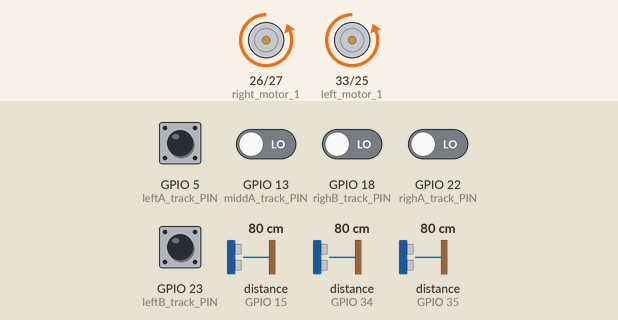
Recording of a sketch running on a simulated ESP32. Parts: motor-driver pin pairs drawn as motors (green arrow = first pin HIGH = forward, orange = second pin HIGH = backward, longer = more drive, scaled by the enable pin). The inputs (shaded band) are chosen by the test bench; at power-on: GPIO 5 (leftA_track_PIN), GPIO 13 (middA_track_PIN), GPIO 18 (righB_track_PIN), GPIO 22 (righA_track_PIN), GPIO 23 (leftB_track_PIN) LOW, distance to the obstacle (sensors on GPIO 34, GPIO 15, GPIO 35) 80 cm. The echo pulse lasts 58.3 µs per cm; what the sketch prints to the serial monitor is not drawn.

Above: at 1.2 s.
1.3 s: distance to the obstacle (sensor on GPIO 34) set to 12 cm
2.8 s: distance to the obstacle (sensor on GPIO 34) set to 9 cm
At 3.8 s:
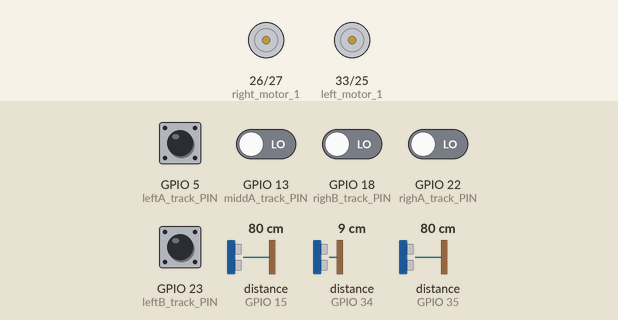
At 5.5 s:
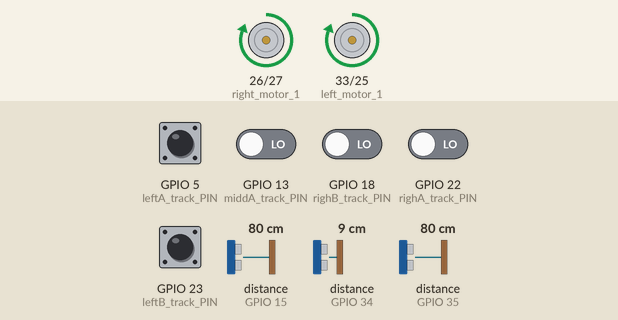
5.8 s: distance to the obstacle (sensor on GPIO 34) set to 18 cm
At 7.2 s:
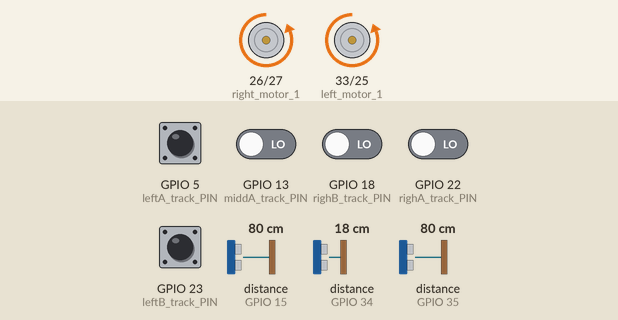
Timing chart, 0 to 8.8 s (numbered marks = the images above; inputs shaded):
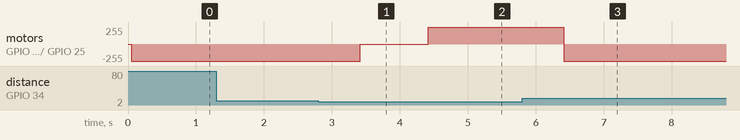

The sketch:

bizhang.ino
```cpp
#define TR_left 19 //发送脉冲引脚
#define EC_left 35 //接收脉冲引脚
#define TR_middle 21
#define EC_middle 34
#define TR_right  2
#define EC_right  15
#define left_motor_1     33                             //IN1
#define left_motor_2     25                             //IN2
#define right_motor_1    26                             //IN3
#define right_motor_2    27                             //IN4
#define ENA              32                             //ENA
#define ENB              14                             //ENB
#define leftB_track_PIN   23
#define leftA_track_PIN   5                            //定义寻迹的左A引脚
#define middA_track_PIN   13
#define righA_track_PIN   22                             //定义寻迹的右A引脚
#define righB_track_PIN   18
int sensor [5] ;
int error;
int pwm1;
int pwm2;


float TM_us_left;//定义脉冲宽度储存变量和最终距离的变量
float TM_us_middle;
float TM_us_right;
float CJ[4];

void setup()
{
    pinMode(TR_left, OUTPUT);//设置TR为输出状态
    pinMode(EC_left, INPUT);// 设置EC为输入状态

    pinMode(TR_middle, OUTPUT);
    pinMode(EC_middle, INPUT);

    pinMode(TR_right, OUTPUT);
    pinMode(EC_right, INPUT);
    ledcSetup(0, 5000, 10);               //通道0， 5KHz，10位解析度
    ledcSetup(1, 5000, 10);               //通道1， 5KHz，10位解析度
    pinMode(left_motor_1,OUTPUT);
    pinMode(right_motor_1,OUTPUT);
    pinMode(left_motor_2,OUTPUT);
    pinMode(right_motor_2,OUTPUT);
    pinMode(ENA,OUTPUT);
    pinMode(ENB,OUTPUT);
    digitalWrite(left_motor_1,LOW);
    digitalWrite(left_motor_2,HIGH);
    digitalWrite(right_motor_1,LOW);
    digitalWrite(right_motor_2,HIGH);
    ledcAttachPin(ENA, 0);
    ledcAttachPin(ENB, 1);

    Serial.begin(9600);
}
void read_sensor_values1()
{
    //读取寻迹传感器的数值左右各一个
    sensor[0] = digitalRead(leftB_track_PIN);            //八字形排布，左A
    sensor[1] = digitalRead(leftA_track_PIN);            //左B
    sensor[2] = digitalRead(middA_track_PIN);
    sensor[3] = digitalRead(righA_track_PIN);
    sensor[4] = digitalRead(righB_track_PIN);
    Serial.print(sensor[0]);
    Serial.print(sensor[1]);
    Serial.print(sensor[2]);
    Serial.print(sensor[3]);
    Serial.print(sensor[4]);


    //根据传感器的数值判断是小左转、大左转、直行、小右转、大右转
    //然后返回pid控制算法的error值

     if ((sensor[0] == 0) && (sensor[1] == 0) && (sensor[2] == 0) && (sensor[3] == 0) && (sensor[4] == 1))
    {
        error = 2;                                  //          0 0 0 0 1  大右转
    }
    else if ((sensor[0] == 0) && (sensor[1] == 0) && (sensor[2] == 0) && (sensor[3] == 1) && (sensor[4] == 0))
    {
        error = 1;                                  //          0 0 0 1 0  小右转
    } else if ((sensor[0] == 0) && (sensor[1] == 0) && (sensor[2] == 1) && (sensor[3] == 0) && (sensor[4] == 0))
    {
        error = 0;                                  //          0 0 1 0 0  直行
    }
    else if ((sensor[0] == 0) && (sensor[1] == 1) && (sensor[2] == 0) && (sensor[3] == 0) && (sensor[4] == 0))
    {
        error = -1;                                 //         0 1 0 0 0  小左转
    }
    else if ((sensor[0] == 1) && (sensor[1] == 0) && (sensor[2] == 0) && (sensor[3] == 0) && (sensor[4] == 0))
    {
      error = -2;                                   //         1 0 0 0 0  大左转
    }
    else if ((sensor[0] == 0) && (sensor[1] == 0) && (sensor[2] == 0) && (sensor[3] == 0) && (sensor[4] == 0))
    {
        if (error == -2)   error =-3;                                                  // 0 0 0 0 0  原本是大左转 检测全是零 检测不到黑线 还需要继续转 加大error值
        else if(error==2) error = 3;


    }
}
void tracing()
{
    read_sensor_values1();        //获取2个寻迹模块的数值情况
    //写入电机的pwm波频率
    if(error==2){
      pwm1=1860;
      pwm2=1700;
    }
    else if(error==1){
      pwm1=1780;
      pwm2=1700;
    }
    else if(error==0){
      pwm1=1700;
      pwm2=1700;
    }
    else if(error==-1){
      pwm1=1700;
      pwm2=1780;
    }
    else if(error==-2){
      pwm1=1700;
      pwm2=1860;
    }
    else if(error==-3){
      pwm1=1700;
      pwm2=2050;
    }
    else if(error==3){
      pwm1=2050;
      pwm2=1700;
    }
    ledcWrite(0,pwm1);
    ledcWrite(1,pwm2);
}
void back_up()
{
    digitalWrite(left_motor_1,HIGH);
    digitalWrite(left_motor_2,LOW);
    digitalWrite(right_motor_1,HIGH);
    digitalWrite(right_motor_2,LOW);
    ledcWrite(0,0);
    ledcWrite(1,0);
    delay(1000);
    ledcWrite(0,1700);
    ledcWrite(1,1700);
    delay(2000);
    digitalWrite(left_motor_1,LOW);
    digitalWrite(left_motor_2,HIGH);
    digitalWrite(right_motor_1,LOW);
    digitalWrite(right_motor_2,HIGH);

}
void read_sensor_values2()
{

    digitalWrite(TR_left, HIGH);
    delayMicroseconds(10);//延时10微秒
    digitalWrite(TR_left, LOW);

    TM_us_left = pulseIn(EC_left,HIGH);//接受测量脉冲的宽度
    if((TM_us_left<60000) && (TM_us_left> 1)){
        //有效的脉冲宽度应该介于0-60000之间
        CJ[0] = TM_us_left * 0.034/2;//接收的脉冲宽度时间*0.034/2就是实际被测物体的距离
        Serial.print("左：");
        Serial.println(CJ[0]);
    }
    delay(10);


    digitalWrite(TR_middle, HIGH);
    delayMicroseconds(10);//延时10微秒
    digitalWrite(TR_middle, LOW);
    TM_us_middle = pulseIn(EC_middle,HIGH);//接受测量脉冲的宽度
    if((TM_us_middle<60000) && (TM_us_middle> 1)){
        //有效的脉冲宽度应该介于0-60000之间
        CJ[1] = TM_us_middle * 0.034/2;//接收的脉冲宽度时间*0.034/2就是实际被测物体的距离
        Serial.print("中：");
        Serial.println(CJ[1]);
    }
    delay(10);


    digitalWrite(TR_right, HIGH);
    delayMicroseconds(10);//延时10微秒
    digitalWrite(TR_right, LOW);
    TM_us_right = pulseIn(EC_right,HIGH);//接受测量脉冲的宽度
    if((TM_us_right<60000) && (TM_us_right> 1)){
        //有效的脉冲宽度应该介于0-60000之间
        CJ[2] = TM_us_right * 0.034/2;//接收的脉冲宽度时间*0.034/2就是实际被测物体的距离
        Serial.print("右：");
        Serial.println(CJ[2]);
    }
    delay(10);

}
void avoidance()
{
    read_sensor_values2();
    if(CJ[1]<=30&&CJ[1]>=10){
      if(CJ[0]>=CJ[2]){
        pwm1=1700;
        pwm2=2050;
        delay(1000);//左转
      }
      else{
        pwm1=2050;
        pwm2=1700;
        delay(1000);//右转
      }
    }
    else if(CJ[1]<10){
        back_up();

    }
    else{
      if(CJ[0]-CJ[2]>=10){
        pwm1=1700;
        pwm2=1780;//小左偏转
      }
      else if(CJ[2]-CJ[0]>=10){
        pwm1=1780;
        pwm2=1700;//小右偏转
      }
      else{
        pwm1=1700;
        pwm2=1700;
      }
    }
    ledcWrite(0,pwm1);
    ledcWrite(1,pwm2);
}
void loop()
{
    avoidance();
    if(CJ[1]>40){
      tracing();
    }
}
```

Measured:
- the behaviour switches between 11 and 10 cm on distance to the obstacle (sensor on GPIO 34) (found by bisection; images 0 and 1)
- after the input at 1.3 s, every drawn part: stays the same
- after the input at 2.8 s, motor on GPIO 26 (right_motor_1) / GPIO 27 (right_motor_2): backward 255/255 → stopped after 0.61 s, → forward 255/255 1.0 s later; motor on GPIO 33 (left_motor_1) / GPIO 25 (left_motor_2): backward 255/255 → stopped after 0.62 s, → forward 255/255 1.0 s later
- after the input at 5.8 s, motor on GPIO 26 (right_motor_1) / GPIO 27 (right_motor_2), motor on GPIO 33 (left_motor_1) / GPIO 25 (left_motor_2): goes on until 6.4 s, then stays backward 255/255
